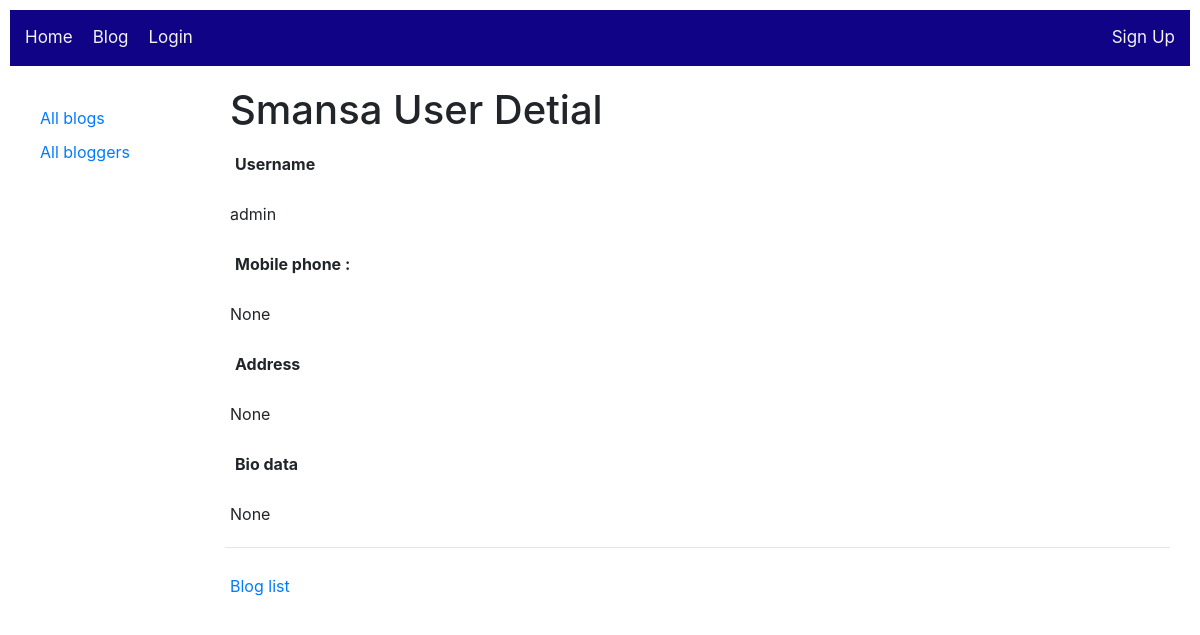
/accounts/blogger/1, run on the app's committed database.
### accounts/models.py (models this page shows, shortened)
class SmansaUser(AbstractUser):
    address = models.CharField(max_length=300, null=True, help_text='Enter address')
    mobile_number = models.CharField(max_length=20, null=True, help_text='Enter mobile phone number')
    bio = models.TextField(max_length=400, null=True, help_text="Enter your bio details here.")
    verified_by = models.IntegerField(default=0)#SmansaUser.id
    class Meta:
        ordering = ['-verified_by', 'username']

### accounts/views.py (the view)
# urls.py: path('blogger/<int:pk>', views.BloggerDetailView.as_view(), name='blogger-detail'),
class BloggerDetailView(generic.DetailView):
    model = SmansaUser

### accounts/templates/accounts/smansauser_detail.html (shortened to what this page needs)
{% extends "base_blog.html" %}
{% block content %}
    {% include 'includes/smansaUserDetail.html' %}
{% endblock %}

### accounts/templates/includes/smansaUserDetail.html (shortened to what this page needs)
<h1>Smansa User Detial</h1>
<p><strong>Username</strong></p>
<p>{{ smansauser.username }}</p>
<p><strong>Mobile phone : </strong></p>
<p>{{ smansauser.mobile_number }}</p>
<p><strong>Address</strong></p>
<p>{{ smansauser.address }}</p>
<p><strong>Bio data</strong></p>
<p>{{ smansauser.bio }}</p>
<hr>
{% if user.is_superuser %}
  <a href="{% url 'accounts:blogger-delete' smansauser.pk %}"> Delete </a>
  —<a href="{% url 'accounts:blogger-verify' smansauser.pk %}"> Update to Admin </a>
  {% if smansauser.verified_by == 0 %}
    —<a href="{% url 'accounts:blogger-verify' smansauser.pk %}"> Verify </a>
  {% else %}
    —<a href="{% url 'blog:blogs-by-author' smansauser.pk %}">Blog list</a>
  {% endif %}
{% else %}
  {% if smansauser.verified_by == 0 %}
    Need verification
  {% else %}
    <a href="{% url 'blog:blogs-by-author' smansauser.pk %}">Blog list</a>
  {% endif %}
{% endif %}

### static/css/styles.css (style rules this page uses)
* { padding: 5px; }
* { box-sizing: border-box; }

### static/css/base.css (style rules this page uses)
html { position: relative; min-height: 100%; font-size: 14px; }
@media (min-width: 768px) { html { font-size: 16px; } }
body { margin-bottom: 60px; }

### data on the page
SmansaUser: username "admin", mobile_number "None", address "None", bio "None"
